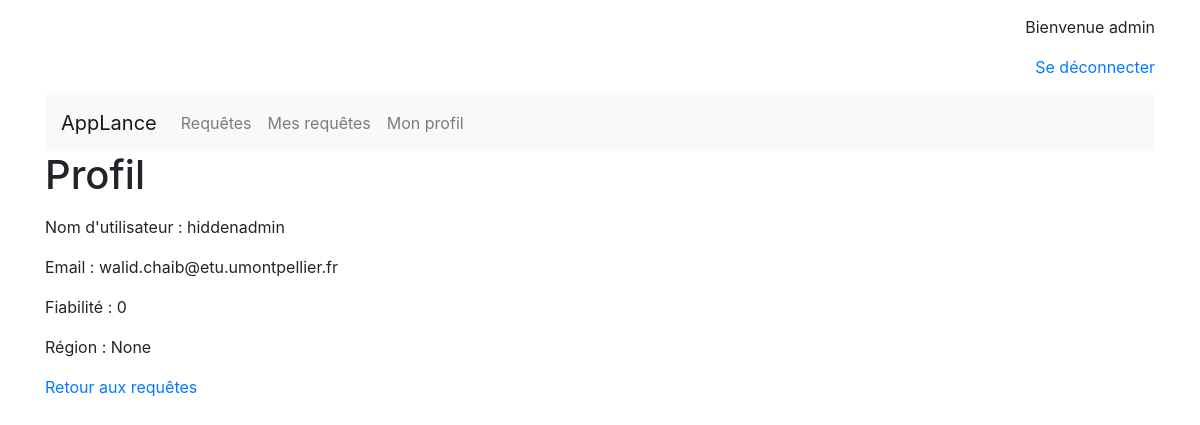
/profil/hiddenadmin (signed in), run on the app's committed database.
### app/models.py (models this page shows, shortened)
class Utilisateur(AbstractUser):
	sexeUtilisateur = models.CharField(max_length=1, default="Masculin", choices=sexeUtilisateur, verbose_name="Sexe")
	fiabiliteUtilisateur = models.IntegerField(default = 0, verbose_name="Fiabilité")
	zoneUtilisateur = models.ForeignKey('ZoneGeographique', null=True, blank=True, on_delete=models.CASCADE, verbose_name="Région")
	class Meta:
		unique_together = ('email',)
		verbose_name = "Utilisateur"

### app/views.py (the view)
# urls.py: url(r'^profil/(?P<username>[\w.@+-]+)', views.profil, name='profil'),
@login_required
def profil(request, username):
	profil = get_object_or_404(Utilisateur, username=username)
	return render(request, 'app/profil.html', {'profil':profil})

### app/templates/app/profil.html (shortened to what this page needs)
{% extends 'app/base.html' %}
{% block content %}
<h1> Profil </h1>
</p>Nom d'utilisateur : {{ profil.username }}</p>
</p>Email : {{ profil.email }}</p>
</p>Fiabilité : {{ profil.fiabiliteUtilisateur }}</p>
</p>Région : {{ profil.zoneUtilisateur }}</p>
<td><a href="{% url 'liste_requete' %}">Retour aux requêtes</a><td>
{% endblock %}

### app/templates/app/base.html (shortened to what this page needs)
<!DOCTYPE html>
<html>
<head>
<link href="https://stackpath.bootstrapcdn.com/bootstrap/4.1.1/css/bootstrap.min.css" rel="stylesheet">
</head>
<body>
<div class="container" style="margin-top:15px; margin-bottom:15px;">
	{% if user.is_authenticated %}
<p align = "right">Bienvenue {{ user.username }} </p>
<p align = "right"><a href="{% url 'logout' %}">Se déconnecter</a></p>
	{% else %}
<p align = "right">Vous n'êtes pas connecté(e)</p>
<p align = "right"><a href="{% url 'login' %}">Connexion</a></p>
<p align = "right"><a href="{% url 'inscription' %}">Inscription</a></p>
	{% endif %}
<nav class="navbar navbar-expand-lg navbar-light bg-light">
  <div class="collapse navbar-collapse" id="navbarTogglerDemo01">
    <a class="navbar-brand" href='/'>AppLance</a>
    <ul class="navbar-nav mr-auto mt-2 mt-lg-0">
      <li class="nav-item">
        <a class="nav-link" href="{% url 'liste_requete' %}">Requêtes<span class="sr-only">(current)</span></a>
      </li>
      <li class="nav-item">
        <a class="nav-link" href="{% url 'mes_requetes' %}">Mes requêtes<span class="sr-only">(current)</span></a>
      </li>
      <li class="nav-item">
        <a class="nav-link" href="{% url 'mon_profil' %}">Mon profil<span class="sr-only">(current)</span></a>
      </li>
    </ul>
  </div>
</nav>
  <main>
    {% block content %}
    {% endblock %}
  </main>
</div>
</body>
</html>

### data on the page
Utilisateur: username "admin"
Utilisateur: username "hiddenadmin", email "walid.chaib@etu.umontpellier.fr", fiabiliteUtilisateur "0", zoneUtilisateur "None"
